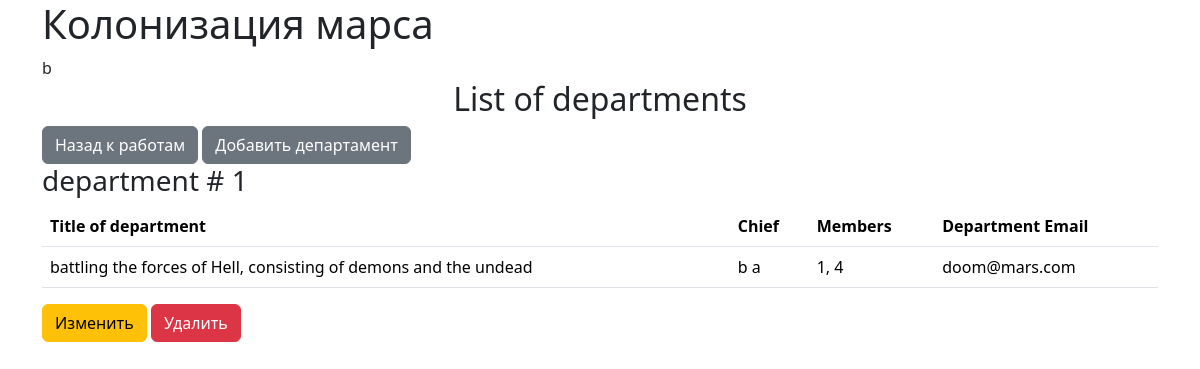
Screenshot of /departments/ (signed in) with the database file from the repository.
### data/users.py (models this page shows, shortened)
class User(SqlAlchemyBase, UserMixin, SerializerMixin):
    __tablename__ = "users"
    id = sqlalchemy.Column(sqlalchemy.Integer,
                           primary_key=True, autoincrement=True)
    surname = sqlalchemy.Column(sqlalchemy.String)
    name = sqlalchemy.Column(sqlalchemy.String)
    age = sqlalchemy.Column(sqlalchemy.Integer)
    position = sqlalchemy.Column(sqlalchemy.String)
    speciality = sqlalchemy.Column(sqlalchemy.String)
    address = sqlalchemy.Column(sqlalchemy.String)
    email = sqlalchemy.Column(sqlalchemy.String, unique=True)
    city_from = sqlalchemy.Column(sqlalchemy.String)
    hashed_password = sqlalchemy.Column(sqlalchemy.String)
    modified_date = sqlalchemy.Column(sqlalchemy.DateTime, default=datetime.datetime.now)
    jobs = orm.relationship("Jobs", back_populates='user')
    departments = orm.relationship("Department", back_populates='user')

### data/departments.py (models this page shows)
class Department(SqlAlchemyBase):
    __tablename__ = "department"
    id = sqlalchemy.Column(sqlalchemy.Integer,
                           primary_key=True, autoincrement=True)
    title = sqlalchemy.Column(sqlalchemy.String)
    chief = sqlalchemy.Column(sqlalchemy.Integer, sqlalchemy.ForeignKey("users.id"))
    members = sqlalchemy.Column(sqlalchemy.String)
    email = sqlalchemy.Column(sqlalchemy.String)
    user = orm.relationship('User')

### main.py (the view)
@app.route("/departments/")
def departments():
    db_sess = db_session.create_session()
    param = {}
    param["departments"] = db_sess.query(Department).all()
    param["current_user"] = current_user
    return flask.render_template('departments.html', **param)

### data/db_session.py (called while the page is built)
def create_session() -> Session:
    global __factory
    return __factory()

### main.py (called while the page is built)
@login_manager.user_loader
def load_user(user_id):
    db_sess = db_session.create_session()
    return db_sess.query(User).get(user_id)

### templates/departments.html
{% extends 'base.html' %}
{% block content %}
  <h2 class="text-center">List of departments</h2>
  <a href="/" class="btn btn-secondary">Назад к работам</a>
  {% if current_user.is_authenticated %}
    <a href="/adddepartment/" class="btn btn-secondary">Добавить департамент</a>
  {% endif %}
  {% for department in departments %}
    <h3>department # {{loop.index}}</h3>
    <table class="table">
      <thead>
        <tr>
          <th scope="col">Title of department</th>
          <th scope="col">Chief</th>
          <th scope="col">Members</th>
          <th scope="col">Department Email</th>
        </tr>
      </thead>
      <tbody>
        <tr>
          <td>{{ department.title }}</td>
          <td>{{ department.user.name }} {{ department.user.surname }}</td>
          <td>{{ department.members }}</td>
          <td>{{ department.email }}</td>
        </tr>
      </tbody>
    </table>
    {% if current_user.is_authenticated and current_user == department.user or current_user.id == 1 %}
      <div>
        <a href="/editdepartment/{{ department.id }}" class="btn btn-warning">
          Изменить
        </a>
        <a href="/deletedepartment/{{ department.id }}" class="btn btn-danger">
          Удалить
        </a>
      </div>
    {% endif %}
  {% endfor %}
{% endblock %}

### templates/base.html (shortened to what this page needs)
<!DOCTYPE html>
<html lang="en">
<head>
  <link href="https://cdn.jsdelivr.net/npm/bootstrap@5.3.3/dist/css/bootstrap.min.css" rel="stylesheet">
</head>
<body>
  <div class="container">
    <h1>Колонизация марса</h1>
    {% if current_user.is_authenticated %}
      <a class="navbar-brand" href="/logout">{{ current_user.name }}</a>
    {% else %}
      <p>
        <a class="btn btn-primary " href="/register">Зарегистрироваться</a>
        <a class="btn btn-success" href="/login">Войти</a>
      </p>
    {% endif %}
    {% block content %}{% endblock %}
  </div>
</body>
</html>

### rows the page displays
User: name "b"
Department: title "battling the forces of Hell, consisting of demons and the undead", user.name "b", user.surname "a", members "1, 4", email "doom@mars.com"
